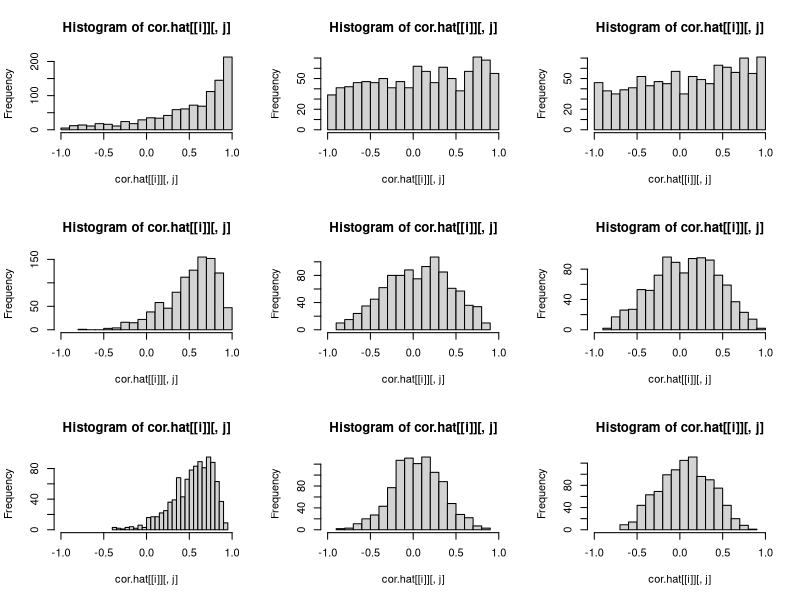

R code for this plot:
library(MASS)
library(tidyverse)
library(here)


set.seed(711)
S <- c(4, 8, 12)
N <- 500
beta0 <- nu0 <- log(.15 / .85)
delta0 <- 2
rho.beta.delta <- 0.7
rho.beta.nu <- 0
rho.delta.nu <- 0.7
sigma.beta <- 0.5
sigma.delta <- 1
sigma.nu <- 0.01

Lambda <- diag(c(.5, .5, .01))
Gamma <- diag(3)
Gamma[2,1] <- 0.8
Gamma[3,1] <- 0.8
Gamma[3,2] <- 0.8
hyper.var <- Lambda %*% Gamma %*% t(Gamma) %*% Lambda
cormat <- matrix(nrow = 3, ncol = 3)
for(i in 1:3){
  for(j in 1:3){
    cormat[i, j] <- hyper.var[i, j] / (sqrt(hyper.var[i, i]) * sqrt(hyper.var[j, j]))
  }
}

hyper.mean <- c(beta0, delta0, nu0)
# hyper.var <- matrix(c(sigma.beta ^ 2, rho.beta.delta * sigma.beta * sigma.delta, rho.beta.nu * sigma.beta * sigma.nu,
#                       rho.beta.delta * sigma.beta * sigma.delta, sigma.delta ^ 2, rho.delta.nu * sigma.delta * sigma.nu,
#                       rho.beta.nu * sigma.beta * sigma.nu, rho.delta.nu * sigma.delta * sigma.nu, sigma.nu ^ 2), 
#                     nrow = 3, byrow = TRUE)
cor.hat <- list()
for(i in 1:length(S)){
  cor.hat[[i]] <- matrix(nrow = 1000, ncol = 3)
  
  for(j in 1:1000){
  
  theta <- mvrnorm(S[i], hyper.mean, hyper.var)
  beta <- theta[,1]
  delta <- theta[,2]
  nu <- theta[,3]
  
  pi1 <- 1 / (1 + exp(-(beta + delta / 2)))
  pi0 <- 1 / (1 + exp(-(beta - delta / 2)))
  psi <- 1 / (1 + exp(-nu))
  
  pi11 <- pi1 * psi
  pi10 <- (1 - pi1) * psi
  pi01 <- pi0 * (1 - psi)
  pi00 <- (1 - pi0) * (1 - psi)
  
  probs <- cbind(pi11, pi10, pi01, pi00)
  
  tabs <- t(apply(probs, 1, function(x) {
    rmultinom(1, N, prob = x)
  }))
  
  y <- tabs[,c(1, 3)]
  n <- cbind(rowSums(tabs[, c(1, 2)]),
             rowSums(tabs[, c(3, 4)]))
  bigN <- rep(N, S[i])
  
  nu.hat <- log((n[,1] / bigN) / (1 - n[,1] / bigN))
  beta.hat <- apply(log((y/n) / (1 - y/n)), 1, mean)
  delta.hat <- log((tabs[,1] * tabs[,4]) / (tabs[,2] * tabs[,3]))
  cor.hat[[i]][j, 1] <- cor(beta.hat, delta.hat)
  cor.hat[[i]][j, 2] <- cor(beta.hat, nu.hat)
  cor.hat[[i]][j, 3] <- cor(delta.hat, nu.hat)
  }
}

par(mfrow = c(length(S), 3))
for(i in 1:length(S)){
  for(j in 1:3){
    hist(cor.hat[[i]][,j], breaks = 20, xlim = c(-1, 1))
  }
}

for(i in 1:3){
  print(apply(cor.hat[[i]], 2, mean, na.rm=T))
}
